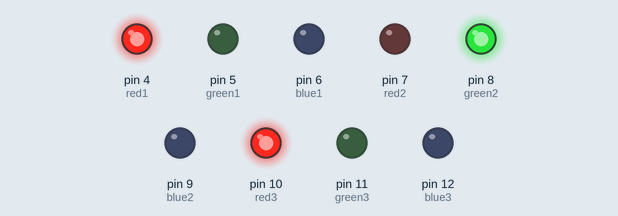
This sketch was run on a simulated Arduino Uno, built with avr-gcc and run on an emulated ATmega328P. Shown: output pins drawn as LEDs (lit = HIGH).

Above: at 0.5 s.
At 4.5 s:
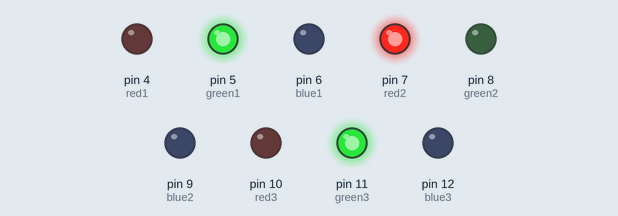
At 7.5 s:
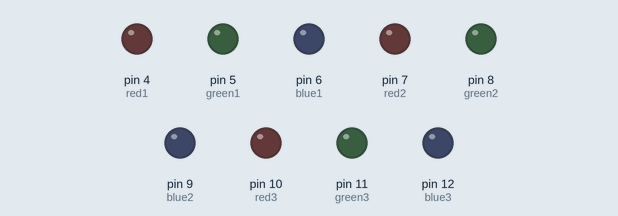
At 8.5 s:
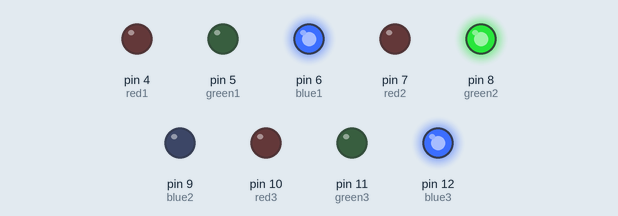
At 10.5 s:
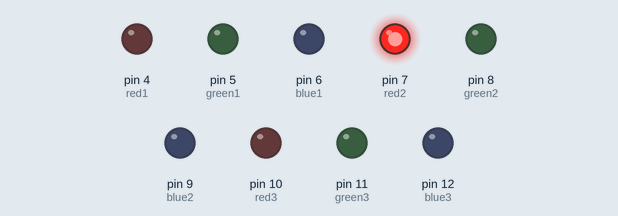
At 14.5 s:
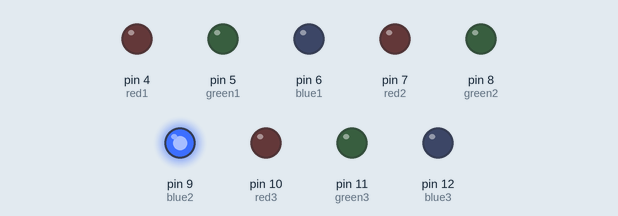
Timing chart, 0 to 15.6 s (numbered marks = the images above):
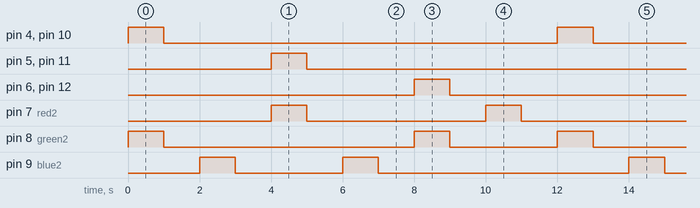

The sketch:

rgb_blink_test.ino
```cpp
int red1=4;
int green1=5;
int blue1=6;
int red2=7;
int green2=8;
int blue2=9;
int red3=10;
int green3=11;
int blue3=12;
void setup() {
  // put your setup code here, to run once:
  pinMode(red1,OUTPUT);
  pinMode(blue1,OUTPUT);
  pinMode(green1,OUTPUT);
  pinMode(red2,OUTPUT);
  pinMode(blue2,OUTPUT);
  pinMode(green2,OUTPUT);
  pinMode(red3,OUTPUT);
  pinMode(green3,OUTPUT);
  pinMode(blue3,OUTPUT);
}

void loop() {
  // put your main code here, to run repeatedly:
  digitalWrite(red1,HIGH);
  digitalWrite(green2,HIGH);
  digitalWrite(red3,HIGH);
  delay(1000);
  digitalWrite(red1,LOW);
  digitalWrite(green2,LOW);
  digitalWrite(red3,LOW);
  delay(1000);
  digitalWrite(blue2,HIGH);
  delay(1000);
  digitalWrite(blue2,LOW);
  delay(1000);

  digitalWrite(green1,HIGH);
  digitalWrite(red2,HIGH);
  digitalWrite(green3,HIGH);
  delay(1000);
  digitalWrite(green1,LOW);
  digitalWrite(red2,LOW);
  digitalWrite(green3,LOW);
  delay(1000);
  digitalWrite(blue2,HIGH);
  delay(1000);
  digitalWrite(blue2,LOW);
  delay(1000);

  digitalWrite(blue1,HIGH);
  digitalWrite(green2,HIGH);
  digitalWrite(blue3,HIGH);
  delay(1000);
  digitalWrite(blue1,LOW);
  digitalWrite(green2,LOW);
  digitalWrite(blue3,LOW);
  delay(1000);
  digitalWrite(red2,HIGH);
  delay(1000);
  digitalWrite(red2,LOW);
  delay(1000);
}
```

Measured:
- by itself, pin 4 (red1), pin 5 (green1), pin 6 (blue1), pin 10 (red3), pin 11 (green3), pin 12 (blue3): alternates HIGH for 1.0 s and LOW for 11.0 s
- by itself, pin 7 (red2): alternates HIGH for 1.0 s and LOW for 5.0 s
- by itself, pin 8 (green2): repeats every 12.0 s: LOW 7.0 s, HIGH 1.0 s, LOW 3.0 s, HIGH 1.0 s
- by itself, pin 9 (blue2): repeats every 12.0 s: LOW 3.0 s, HIGH 1.0 s, LOW 7.0 s, HIGH 1.0 s
